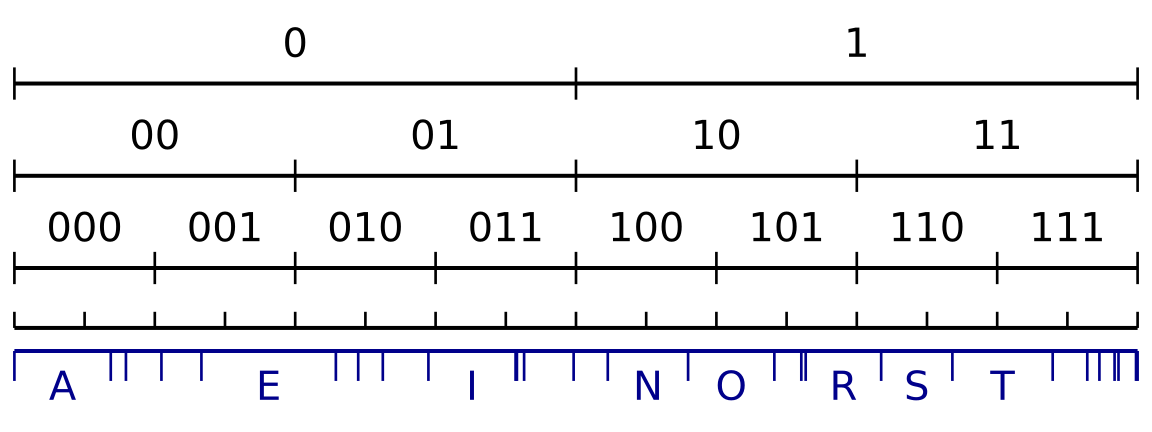

Recreate this plot in Python.
import numpy as np
import matplotlib.pyplot as plt
import itertools

def generate_alphabet_powers(alphabet, power):
    """
    Generate all strings of given power from alphabet and their probabilities.
    
    alphabet: list of (symbol, probability) tuples
    power: integer power (length of strings)
    
    Returns: list of (string, probability) tuples sorted by cumulative probability
    """
    symbols, probs = zip(*alphabet)
    
    # Generate all combinations of length 'power'
    combinations = list(itertools.product(symbols, repeat=power))
    
    result = []
    for combo in combinations:
        string = ''.join(combo)
        # Probability is product of individual symbol probabilities
        prob = 1.0
        for symbol in combo:
            symbol_idx = symbols.index(symbol)
            prob *= probs[symbol_idx]
        result.append((string, prob))
    
    # Sort by the order they appear when iterating through combinations
    # (this gives a natural lexicographic-like ordering)
    return result

# ----------------- Alphabet and Power Definitions -----------------
alphabet_A = [('0', 0.5), ('1', 0.5)]
powers_A = [1,2,3,4]  # which powers to show for group A

alphabet_B = [
    ('A', 0.0858), ('B', 0.0135), ('C', 0.0316), ('D', 0.0356), ('E', 0.1197), 
    ('F', 0.0199), ('G', 0.0219), ('H', 0.0406), ('I', 0.0776), ('J', 0.0012),
    ('K', 0.0064), ('L', 0.0441), ('M', 0.0304), ('N', 0.0715), ('O', 0.0768), 
    ('P', 0.0240), ('Q', 0.0039), ('R', 0.0672), ('S', 0.0634), ('T', 0.0893),
    ('U', 0.0308), ('V', 0.0108), ('W', 0.0135), ('X', 0.0035), ('Y', 0.0156), 
    ('Z', 0.0014)
]
powers_B = [1]  # which powers to show for group B

# ----------------- Zoom Parameters -----------------
zoom_start = 0.0  # start of zoom range [0, 1]
zoom_end = 1.0    # end of zoom range [0, 1]

# ----------------- General Parameters -----------------
x_range = (zoom_start, zoom_end)  # displayed domain
figsize = None

# ----------------- Layout Parameters -----------------
margin_top = 0.15        # distance from top of plot to topmost line
margin_bottom = 0.10     # distance from bottom of plot to bottommost line/labels
margin_between_groups = 0.05  # distance between bottom of group A and top of group B
line_spacing_A = 0.20    # vertical distance between lines in group A
line_spacing_B = 0.20    # vertical distance between lines in group B

# ----------------- Group A Parameters (labels above lines) -----------------
group_A_line_lw = 3
group_A_tick_lw = 2
group_A_color = 'black'
group_A_fontsize = 30
group_A_label_offset = 0.04      # vertical offset for labels from each line
group_A_tick_half_height = 0.035 # half height of division markers
group_A_min_label_width_frac = 0.08  # Only show labels if segment width >= this fraction

# ----------------- Group B Parameters (labels below lines) -----------------
group_B_line_lw = 3
group_B_tick_lw = 2
group_B_color = 'darkblue'
group_B_fontsize = 30
group_B_label_offset = 0.04      # vertical offset for labels from each line
group_B_tick_half_height = 0.065 # half height of division markers
group_B_min_label_width_frac = 0.05  # Only show labels if segment width >= this fraction

# ----------------- Figure size calculation -----------------
n_lines_A = len(powers_A)
n_lines_B = len(powers_B)
n_total_lines = n_lines_A + n_lines_B

if figsize is None:
    figsize = (12, max(3.0, 0.6 * n_total_lines + 1.5))

fig, ax = plt.subplots(figsize=figsize)

# # ----------------- Y positions -----------------
# x0, x1 = x_range
# x_len = x1 - x0
# zoom_scale = 1.0 / (zoom_end - zoom_start)

# # Group A lines: start from top and space downward
# y_top = 1.0 - margin_top
# if n_lines_A == 1:
#     y_positions_A = [y_top]
# else:
#     y_positions_A = [y_top - i * line_spacing_A for i in range(n_lines_A)]

# # Group B lines: start below group A with margin_between_groups
# if n_lines_A > 0:
#     y_start_B = y_positions_A[-1] - margin_between_groups
# else:
#     y_start_B = y_top - margin_between_groups

# if n_lines_B == 1:
#     y_positions_B = [y_start_B]
# else:
#     y_positions_B = [y_start_B - i * line_spacing_B for i in range(n_lines_B)]

# ----------------- Y positions with dynamic spacing -----------------
x0, x1 = x_range
x_len = x1 - x0
zoom_scale = 1.0 / (zoom_end - zoom_start)

# Define reduced spacing for when there are no labels between lines
reduced_line_spacing_A = 0.13  # smaller spacing for group A when no labels
reduced_line_spacing_B = 0.08  # smaller spacing for group B when no labels

def line_has_labels(alphabet, power, min_label_width_frac):
    """Check if a line will have any visible labels."""
    strings_probs = generate_alphabet_powers(alphabet, power)
    strings, probs = zip(*strings_probs)
    probs = np.array(probs)
    
    if not np.isclose(probs.sum(), 1.0):
        probs = probs / probs.sum()
    
    cdf_edges = np.concatenate(([0.0], np.cumsum(probs)))
    visible_segments, _ = get_visible_segments(cdf_edges, strings_probs, zoom_start, zoom_end)
    
    min_width = min_label_width_frac * x_len
    for seg in visible_segments:
        if seg['is_complete'] and seg['display_width'] >= min_width:
            return True
    return False

# Check which lines will have labels
lines_A_have_labels = [line_has_labels(alphabet_A, power, group_A_min_label_width_frac) for power in powers_A]
lines_B_have_labels = [line_has_labels(alphabet_B, power, group_B_min_label_width_frac) for power in powers_B]

# Group A lines: start from top and space downward
y_top = 1.0 - margin_top
y_positions_A = []
if n_lines_A > 0:
    y_positions_A.append(y_top)
    
    for i in range(1, n_lines_A):
        # Use reduced spacing if the line below has no labels
        spacing = reduced_line_spacing_A if not lines_A_have_labels[i] else line_spacing_A
        y_positions_A.append(y_positions_A[-1] - spacing)

# Group B lines: start below group A with margin_between_groups
if n_lines_A > 0:
    y_start_B = y_positions_A[-1] - margin_between_groups
else:
    y_start_B = y_top - margin_between_groups

y_positions_B = []
if n_lines_B > 0:
    y_positions_B.append(y_start_B)
    
    for i in range(1, n_lines_B):
        # Use reduced spacing if the line above has no labels
        spacing = reduced_line_spacing_B if not lines_B_have_labels[i-1] else line_spacing_B
        y_positions_B.append(y_positions_B[-1] - spacing)

def get_visible_segments(cdf_edges, strings_probs, zoom_start, zoom_end):
    """
    Return segments and ticks that are visible in the zoom range.
    """
    visible_segments = []
    visible_ticks = []
    
    for i, (string, prob) in enumerate(strings_probs):
        seg_start = cdf_edges[i]
        seg_end = cdf_edges[i + 1]
        
        # Check if segment overlaps with zoom range
        if seg_end > zoom_start and seg_start < zoom_end:
            # Calculate visible portion of segment
            vis_start = max(seg_start, zoom_start)
            vis_end = min(seg_end, zoom_end)
            
            # Map to display coordinates
            display_start = x0 + (vis_start - zoom_start) / (zoom_end - zoom_start) * x_len
            display_end = x0 + (vis_end - zoom_start) / (zoom_end - zoom_start) * x_len
            
            visible_segments.append({
                'string': string,
                'original_start': seg_start,
                'original_end': seg_end,
                'display_start': display_start,
                'display_end': display_end,
                'display_width': display_end - display_start,
                'is_complete': (seg_start >= zoom_start and seg_end <= zoom_end)
            })
            
    # Calculate visible ticks
    for i, edge in enumerate(cdf_edges):
        if zoom_start <= edge <= zoom_end:
            display_x = x0 + (edge - zoom_start) / (zoom_end - zoom_start) * x_len
            visible_ticks.append(display_x)
            
    return visible_segments, visible_ticks

# ----------------- Draw Group A lines -----------------
for line_idx, (power, y) in enumerate(zip(powers_A, y_positions_A)):
    is_last_line_A = (line_idx == len(powers_A) - 1)
    
    strings_probs = generate_alphabet_powers(alphabet_A, power)
    strings, probs = zip(*strings_probs)
    probs = np.array(probs)
    
    # Normalize probabilities (defensive)
    if not np.isclose(probs.sum(), 1.0):
        probs = probs / probs.sum()
    
    # Calculate original CDF edges
    cdf_edges = np.concatenate(([0.0], np.cumsum(probs)))
    
    # Get visible segments and ticks
    visible_segments, visible_ticks = get_visible_segments(cdf_edges, strings_probs, zoom_start, zoom_end)
    
    # Main horizontal line
    lc_main = ax.hlines(y, x0, x1, colors=group_A_color, linewidth=group_A_line_lw, zorder=2)
    try:
        lc_main.set_capstyle('butt')
    except Exception:
        pass
    
    # Division markers
    if visible_ticks:
        if is_last_line_A:
            # Last line of group A: ticks only extend above the line
            tick_bottom = y
            tick_top = y + group_A_tick_half_height
        else:
            # Regular ticks extend both above and below
            tick_bottom = y - group_A_tick_half_height
            tick_top = y + group_A_tick_half_height
            
        lc_ticks = ax.vlines(
            visible_ticks, tick_bottom, tick_top,
            colors=group_A_color, linewidth=group_A_tick_lw,
            clip_on=False, zorder=3
        )
        try:
            lc_ticks.set_capstyle('butt')
        except Exception:
            pass
    
    # Labels above the line (only if segment is wide enough and complete)
    min_width = group_A_min_label_width_frac * x_len
    for seg in visible_segments:
        # Only show label if segment is complete and wide enough in display coordinates
        if seg['is_complete'] and seg['display_width'] >= min_width:
            x_center = (seg['display_start'] + seg['display_end']) / 2.0
            ax.text(x_center, y + group_A_label_offset, seg['string'], 
                   ha='center', va='bottom', fontsize=group_A_fontsize, 
                   color=group_A_color, zorder=4)

# ----------------- Draw Group B lines -----------------
for line_idx, (power, y) in enumerate(zip(powers_B, y_positions_B)):
    is_first_line_B = (line_idx == 0)
    
    strings_probs = generate_alphabet_powers(alphabet_B, power)
    strings, probs = zip(*strings_probs)
    probs = np.array(probs)
    
    # Normalize probabilities (defensive)
    if not np.isclose(probs.sum(), 1.0):
        probs = probs / probs.sum()
    
    # Calculate original CDF edges
    cdf_edges = np.concatenate(([0.0], np.cumsum(probs)))
    
    # Get visible segments and ticks
    visible_segments, visible_ticks = get_visible_segments(cdf_edges, strings_probs, zoom_start, zoom_end)
    
    # Main horizontal line
    lc_main = ax.hlines(y, x0, x1, colors=group_B_color, linewidth=group_B_line_lw, zorder=2)
    try:
        lc_main.set_capstyle('butt')
    except Exception:
        pass
    
    # Division markers
    if visible_ticks:
        if is_first_line_B:
            # First line of group B: ticks only extend below the line
            tick_bottom = y - group_B_tick_half_height
            tick_top = y
        else:
            # Regular ticks extend both above and below
            tick_bottom = y - group_B_tick_half_height
            tick_top = y + group_B_tick_half_height
            
        lc_ticks = ax.vlines(
            visible_ticks, tick_bottom, tick_top,
            colors=group_B_color, linewidth=group_B_tick_lw,
            clip_on=False, zorder=3
        )
        try:
            lc_ticks.set_capstyle('butt')
        except Exception:
            pass
    
    # Labels below the line (only if segment is wide enough and complete)
    min_width = group_B_min_label_width_frac * x_len
    for seg in visible_segments:
        # Only show label if segment is complete and wide enough in display coordinates
        if seg['is_complete'] and seg['display_width'] >= min_width:
            x_center = (seg['display_start'] + seg['display_end']) / 2.0
            ax.text(x_center, y - group_B_label_offset, seg['string'], 
                   ha='center', va='top', fontsize=group_B_fontsize, 
                   color=group_B_color, zorder=4)

# ----------------- Axes formatting -----------------
ax.set_xlim(x0, x1)

# Calculate y limits
y_max = 1.0
if n_lines_B > 0:
    # Account for labels below the lowest line in group B
    y_min = y_positions_B[-1] - group_B_label_offset - margin_bottom
else:
    y_min = y_positions_A[-1] - margin_bottom

ax.set_ylim(y_min, y_max)

ax.set_xticks([])
ax.set_yticks([])
for spine in ax.spines.values():
    spine.set_visible(False)

plt.tight_layout()
plt.savefig('alphabet.svg')
plt.show()
